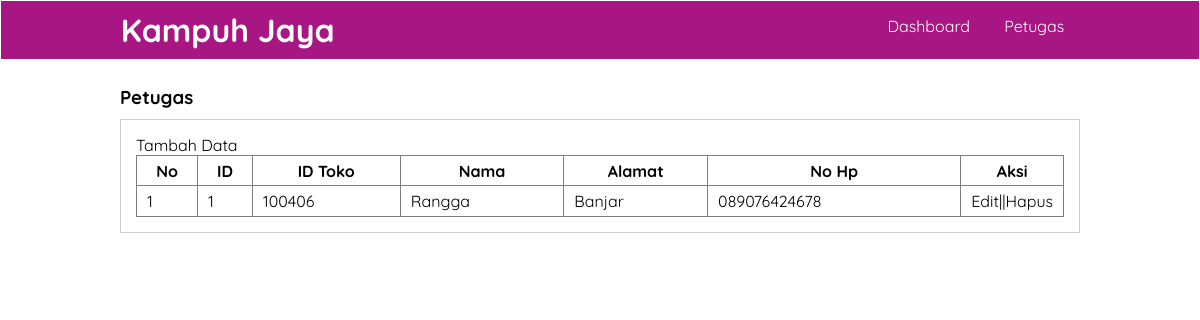
Page /petugas.php (signed in) on the committed database.
### tables this page shows
CREATE TABLE `petugas` (
  `ID_Petugas` int(11) NOT NULL,
  `ID_Toko` int(11) NOT NULL,
  `Nama` varchar(100) NOT NULL,
  `Alamat` varchar(100) NOT NULL,
  `No_Hp` varchar(225) NOT NULL
);

### petugas.php (the view, shortened to what this page needs)
<?php
    include "koneksi.php";
?>
<!DOCTYPE html>
<html lang="en">
<head>
    <link rel="stylesheet" href="dekorasi.css">
</head>
<body>
    <header>
        <div class="container">
        <h1><a href="dashboard.php">Kampuh Jaya</a></h1>
        <ul>
            <li><a href="dashboard/index.html">Dashboard</a></li>
            <li><a href="petugas.php">Petugas</a></li>
        </ul>
        </div>
    </header>
    <div class="section">
        <div class="container">
            <h3>Petugas</h3>
            <div class="box">
            <p><a href="tambah_petugas.php">Tambah Data</a></p>
                <table border="1" cellspacing="0" class="table">
                    <thead>
                        <tr>
                            <th width="60px">No</th>
                            <th>ID</th>
                            <th>ID Toko</th>
                            <th>Nama</th>
                            <th>Alamat</th>
                            <th>No Hp</th>
                            <th width="100px">Aksi</th>
                        </tr>
                    </thead>
                    <tbody>
                        <?php
                         $result = mysqli_query($conn,"SELECT * FROM petugas");
                         $no = 0;
                         while($d = mysqli_fetch_assoc($result)):
                            $no++
                        ?>
                        <tr>
                            <td><?= $no ?></td>
                            <td><?= $d['ID_Petugas']?></td>
                            <td><?= $d['ID_Toko']?></td>
                            <td><?= $d['Nama']?></td>
                            <td><?= $d['Alamat']?></td>
                            <td><?= $d['No_Hp']?></td>
                            <td>
                                <a href="./proses/edit_petugas.php?ID_Petugas=<?php echo $petugas['ID_Petugas'] ?>">Edit</a>||<a href="./proses/hapus_petugas.php?id=<?php echo $petugas['ID_Petugas'] ?>" onclick="return confirm('Anda yakin ingin menghapus data ini??')">Hapus</a>
                            </td>
                        </tr>
                        <?php endwhile ?>
</tbody>
</body>
</html>

### dekorasi.css (style rules this page uses)
* { padding: 0; margin: 0; font-family: 'quicksand', sans-serif; }
a { color: inherit; text-decoration: none; }
body { background-color: #fff }
header { border: 1px solid; background-color: #a81683; color: #fff; }
header h1 { float: left; padding: 9px 0; }
header ul { float: right; }
header ul li { display: inline-block; }
header ul li a { padding: 15px; display: inline-block; }
.container { width: 80%; margin: 0 auto; }
.container:after { content: ''; display: block; clear: both; }
.section { padding: 25px 0; }
.box { background-color: #fff; border: 1px solid #ccc; padding: 15px; box-sizing: border-box; margin: 10px 0 25px 0; }
.box:after { content: ''; display: block; clear: both; }
.table { width: 100%; border-collapse: collapse; }
.table tr { height: 30px; }
.table tr td { padding: 5px 10px; }

### rows in the picture
petugas: ID_Petugas "1", ID_Toko "100406", Nama "Rangga", Alamat "Banjar", No_Hp "089076424678"
